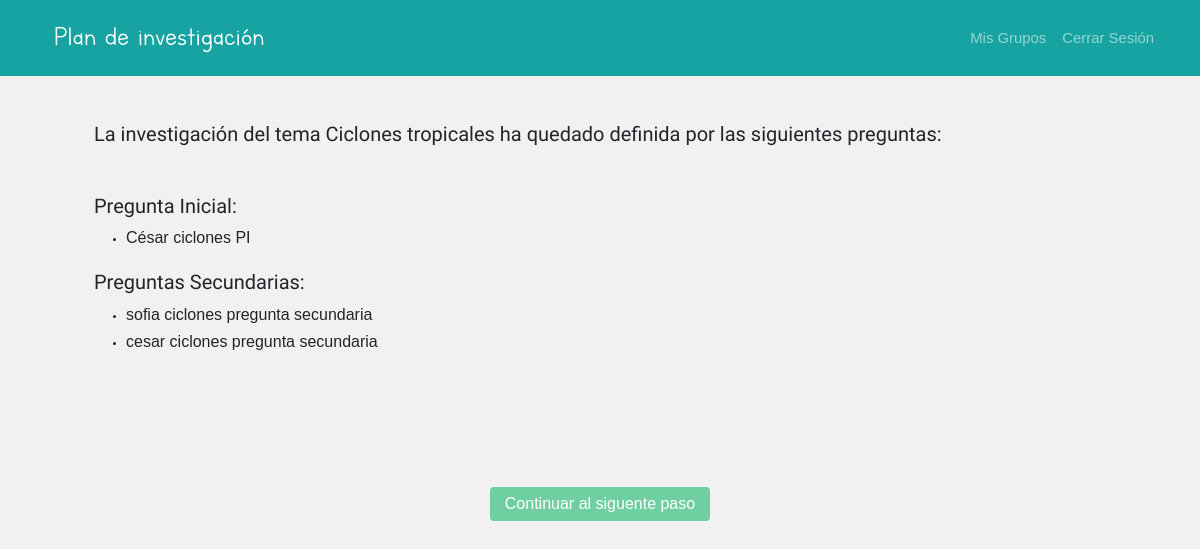
The page /estudiante/Grupo/500/Tema/2/PreguntasSecundarias/evaluación/actividad/plandeevaluación (signed in) on the database its author committed.
### AMCE/models.py (models this page shows)
class Tema(models.Model):
	id_tema = models.AutoField(primary_key=True)
	nombre_tema = models.CharField(max_length=100)
	preguntas_secundarias = models.IntegerField(default=1)
	profesor_tema = models.ForeignKey(Profesor, on_delete=models.CASCADE)

class Pregunta(models.Model):
	id_pregunta = models.OneToOneField(ParticipacionEst, on_delete=models.CASCADE, primary_key=True)
	INICIAL = 1
	SECUNDARIA = 2
	OTRO = 10
	TIPOS_PREGUNTA = (
		(INICIAL, 'inicial'),
		(SECUNDARIA, 'secundaria'),
		(OTRO, 'otro')
	)
	tipo_pregunta = models.PositiveSmallIntegerField(choices=TIPOS_PREGUNTA, default=10)
	votos = models.IntegerField(default=0)
	ganadora = models.BooleanField(default=False)
	definirProb_pregunta = models.ForeignKey(DefinirProblema, on_delete=models.CASCADE)

class ParticipacionEst(models.Model):
	id_actividad = models.AutoField(primary_key=True)
	fecha = models.DateTimeField(default = timezone.now)
	contentido = models.TextField(null=True)
	estudiante_part = models.ForeignKey(Estudiante, on_delete=models.CASCADE, related_name='post')

### AMCE/templates/estudiante/PlanDeInvestigacion.html (shortened to what this page needs)
{% extends "estudiante/base_mainpage.html" %}
{% load static %}
{% block header_ctxt %}
    <div class="nav-bar-title navbar-brand"> Plan de investigación</div>
{% endblock %}
{% block inner_content %}
    <br>
    <div >
            <h3> <p style="font-family: 'Capriola'; font-size: 20px;">La investigación del tema {{ temaNombre }} ha quedado definida por las siguientes preguntas:</p></h3>
            <br>
            <br>
            <h3> <p style="font-family: 'Capriola'; font-size: 20px;"> Pregunta Inicial: </p></h3>
            <ul>
                <li><h6>{{ pregunta.id_pregunta.contentido }} </h6></li>
            </ul>
            <h3> <p style="font-family: 'Capriola'; font-size: 20px;"> Preguntas Secundarias: </p></h3>
            <ul>
                {% for i in preguntasSecGanadas %}
                <li><h6>{{ i.id_pregunta.contentido }}</h6></li>
                {% endfor %}
            </ul>
            <br>
            <br>
            <br>
            <br>
            <br>
            <br>
            <br>
            <br>
        <center> <a name="profesor" class="btn btn-primary" class="close" href="" style=" background-color: #6FCFA1;
        border: 0px; padding: 5px 15px;">Continuar al siguente paso</a> </center>
    </div>
{% endblock %}

### static/css/header.css (style rules this page uses)
p { display: inline; }

### static/css/feedStyle.css (style rules this page uses)
body { background: #FFFFFF; font-size: 62.5%; font-family: 'Varela Round', Helvetica, Arial, serif; }
p { font-size: 1rem; }
a { font-size: .93rem; text-decoration: none; color: black; }

### static/css/custom.css (style rules this page uses)
body { background-color: #f1f1f1; }
.nav-bar-title { font-family: 'Letter-for-learns'; font-size: 23pt; }

### rows shown on the page
Tema: nombre_tema "Ciclones tropicales"
Pregunta: id_pregunta.contentido "César ciclones PI"
Pregunta: id_pregunta.contentido "sofia ciclones pregunta secundaria"
Pregunta: id_pregunta.contentido "cesar ciclones pregunta secundaria"
